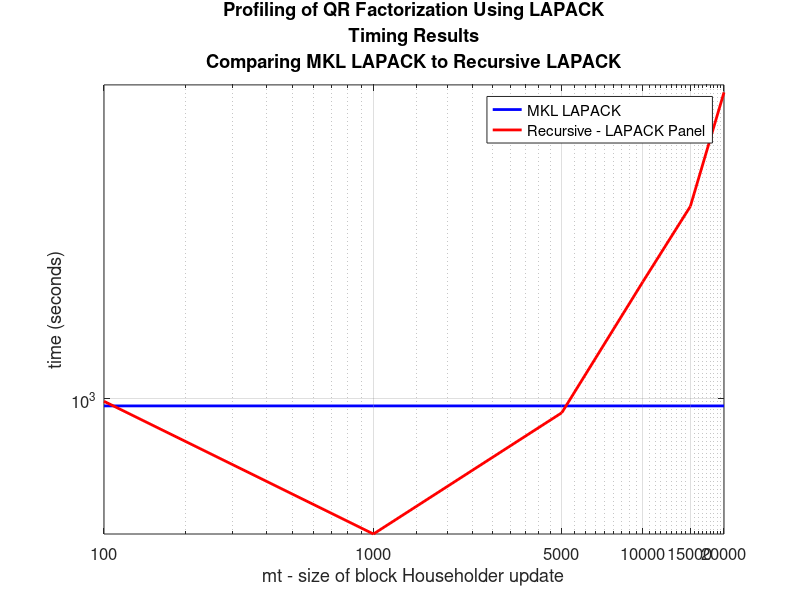
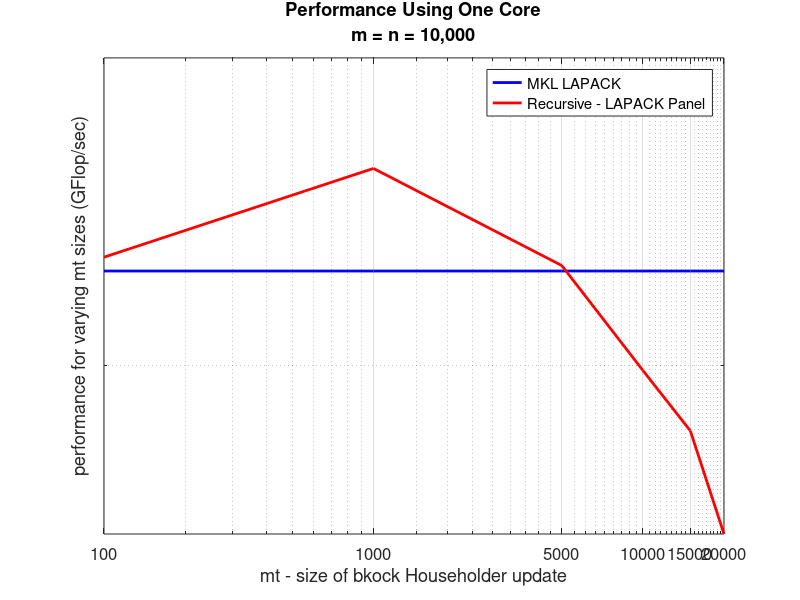

Reproduce these figures in MATLAB, in order.
%
   close all
   clear
%
%  This is a comparison of recursive DGEQRF and MKL DGEQRF
%
  mt = [ 100, 1000, 5000, 10000, 15000, 20000 ];
  m = 20000;
  n = 20000;
%
%  
%
   mkl_lapack = [ 995.9383, 995.9383, 995.9383,  995.9383,  995.9383,  995.9383 ];
   rec_lapack = [ 998.6091, 924.5512, 991.9947, 1070.4023, 1118.2680, 1194.7758 ];
%   
   mkl_lapack_gflop = [ 21.4203, 21.4203, 21.4203, 21.4203, 21.4203, 21.4203 ];
   rec_lapack_gflop = [ 21.6361, 23.0743, 21.5055, 19.9302, 19.0771, 17.7015 ];
%
%
%
   figure
   ax = axes;
   loglog(mt,mkl_lapack,'LineWidth', 2, 'color', 'b'); hold on;
   loglog(mt,rec_lapack,'LineWidth', 2, 'color', 'r'); hold on;
   grid on;
   axis([ 100 20000 0 1200 ]);
   legend('MKL LAPACK', 'Recursive - LAPACK Panel');
   title({'Profiling of QR Factorization Using LAPACK','Timing Results','Comparing MKL LAPACK to Recursive LAPACK'});
   xlabel('mt - size of block Householder update')
   ylabel('time (seconds)')
   set( ax, 'XTick', mt );
   set( ax, 'XTickLabel', mt );
   set(gca,'FontSize',12);
   grid on
%
%
%
   figure
   ax = axes;
   loglog(mt,mkl_lapack_gflop,'LineWidth', 2, 'color', 'b'); hold on;
   loglog(mt,rec_lapack_gflop,'LineWidth', 2, 'color', 'r'); hold on;
   grid on;
   axis([ 100 20000 0 25 ]);
   legend('MKL LAPACK', 'Recursive - LAPACK Panel');
   title({'Performance Using One Core','m = n = 10,000'});
   xlabel('mt - size of bkock Householder update')
   ylabel('performance for varying mt sizes (GFlop/sec)')
   set( ax, 'XTick', mt );
   set( ax, 'XTickLabel', mt  );
   set(gca,'FontSize',12);
   grid on

   return
